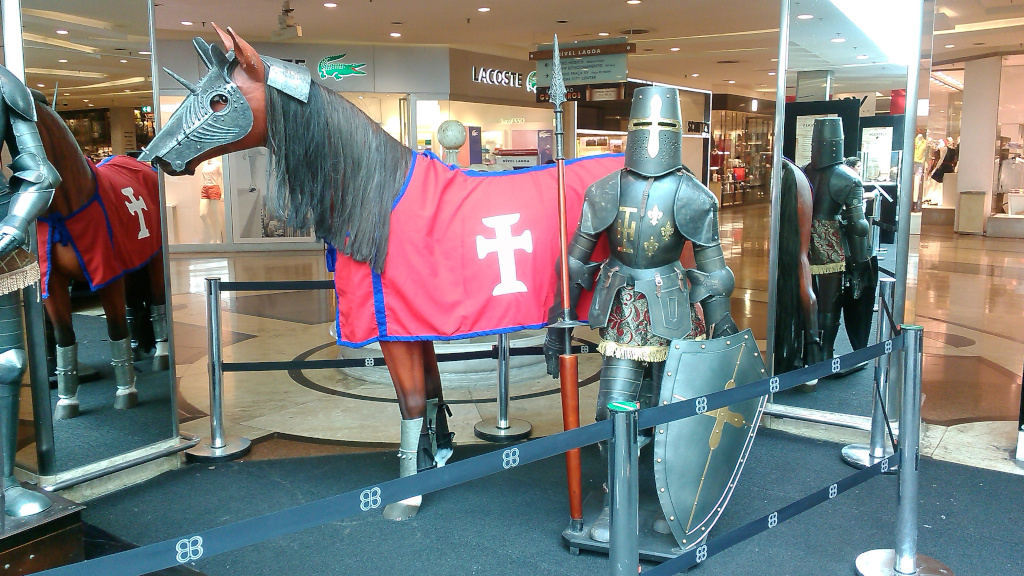
//> input picture imagens/imagem_01.jpg, 1024 x 576 px
$ ./trabHistFinal ../imagens/imagem_01.jpg   (built with g++ and OpenCV 4)
//> lines starting //> are read from the running program, lines starting //| are printed output that depends on the picture

#include "opencv2/highgui.hpp"
#include "opencv2/imgcodecs.hpp"
#include "opencv2/imgproc.hpp"
#include <iostream>
using namespace std;
using namespace cv;
int main(int argc, char** argv)
{
    CommandLineParser parser( argc, argv, "{@input | lena.jpg | input image}" );
    Mat src = imread( samples::findFile( parser.get<String>( "@input" ) ), IMREAD_COLOR );
//> src is the input picture: 576 rows x 1024 cols, CV_8UC3; mean B, G, R 121.9, 124.6, 124.6
    if( src.empty() )
    {
        return EXIT_FAILURE;
    }
    vector<Mat> bgr_planes;
    split( src, bgr_planes );
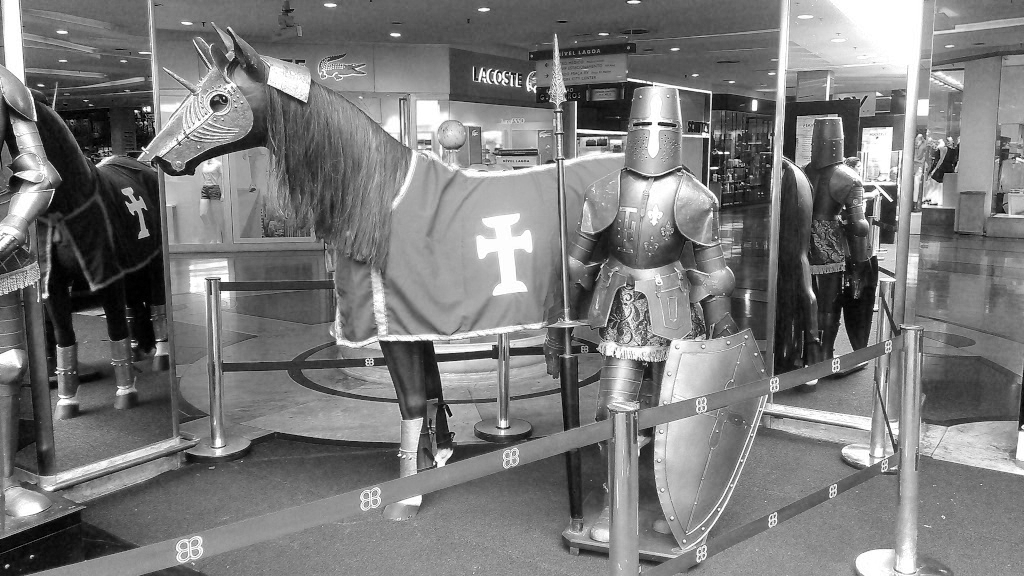
//> bgr_planes[0]: 576 rows x 1024 cols, CV_8UC1; min 0, max 255, mean 121.9
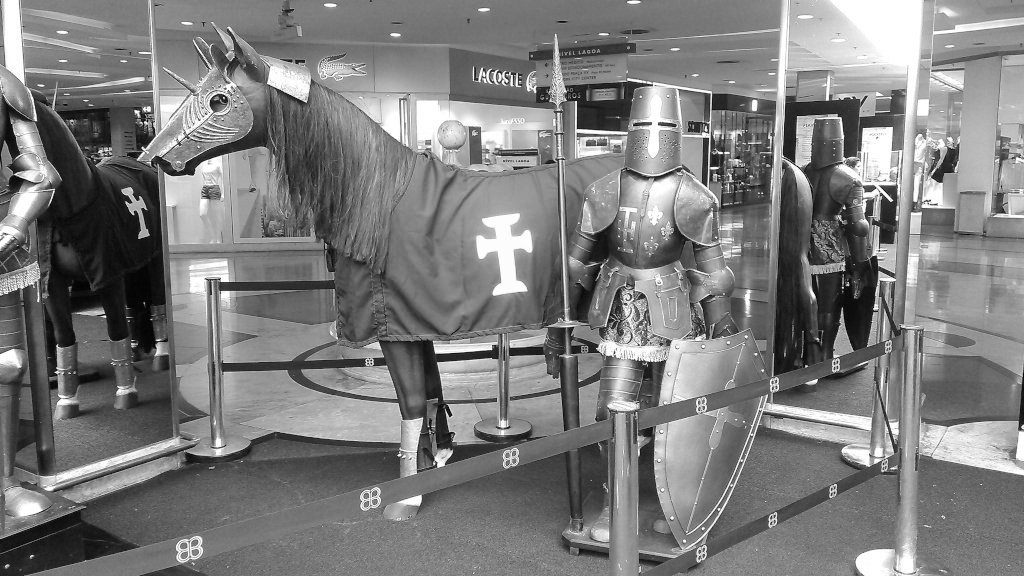
//> bgr_planes[1]: 576 rows x 1024 cols, CV_8UC1; min 0, max 255, mean 124.6
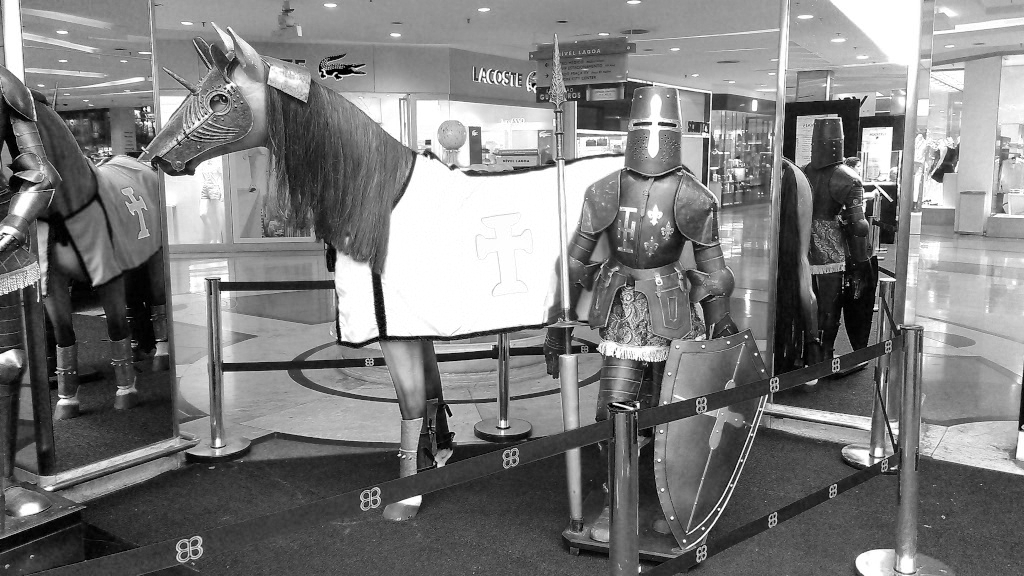
//> bgr_planes[2]: 576 rows x 1024 cols, CV_8UC1; min 0, max 255, mean 124.6
    int histSize = 256;
    float range[] = { 0, 256 }; //the upper boundary is exclusive
    const float* histRange = { range };
    bool uniform = true, accumulate = false;
    Mat b_hist, g_hist, r_hist;
    calcHist( &bgr_planes[0], 1, 0, Mat(), b_hist, 1, &histSize, &histRange, uniform, accumulate );
//> b_hist = 256 values, max 10276 at index 255, min 323 at index 1, mean 2304
    calcHist( &bgr_planes[1], 1, 0, Mat(), g_hist, 1, &histSize, &histRange, uniform, accumulate );
//> g_hist = 256 values, max 9569 at index 255, min 2 at index 1, mean 2304
    calcHist( &bgr_planes[2], 1, 0, Mat(), r_hist, 1, &histSize, &histRange, uniform, accumulate );
//> r_hist = 256 values, max 28018 at index 255, min 354 at index 1, mean 2304
    int hist_w = 512, hist_h = 400;
    int bin_w = cvRound( (double) hist_w/histSize );
    Mat histImage( hist_h, hist_w, CV_8UC3, Scalar( 0,0,0) );
    normalize(b_hist, b_hist, 0, histImage.rows, NORM_MINMAX, -1, Mat() );
//> b_hist = 256 values, max 400 at index 255, min 0 at index 1, mean 79.61
    normalize(g_hist, g_hist, 0, histImage.rows, NORM_MINMAX, -1, Mat() );
//> g_hist = 256 values, max 400 at index 255, min 0 at index 1, mean 96.25
    normalize(r_hist, r_hist, 0, histImage.rows, NORM_MINMAX, -1, Mat() );
//> r_hist = 256 values, max 400 at index 255, min 0 at index 1, mean 28.2
    for( int i = 1; i < histSize; i++ )
    {
        line( histImage, Point( bin_w*(i-1), hist_h - cvRound(b_hist.at<float>(i-1)) ),
              Point( bin_w*(i), hist_h - cvRound(b_hist.at<float>(i)) ),
              Scalar( 255, 0, 0), 2, 8, 0  );
        line( histImage, Point( bin_w*(i-1), hist_h - cvRound(g_hist.at<float>(i-1)) ),
              Point( bin_w*(i), hist_h - cvRound(g_hist.at<float>(i)) ),
              Scalar( 0, 255, 0), 2, 8, 0  );
        line( histImage, Point( bin_w*(i-1), hist_h - cvRound(r_hist.at<float>(i-1)) ),
              Point( bin_w*(i), hist_h - cvRound(r_hist.at<float>(i)) ),
              Scalar( 0, 0, 255), 2, 8, 0  );
    }
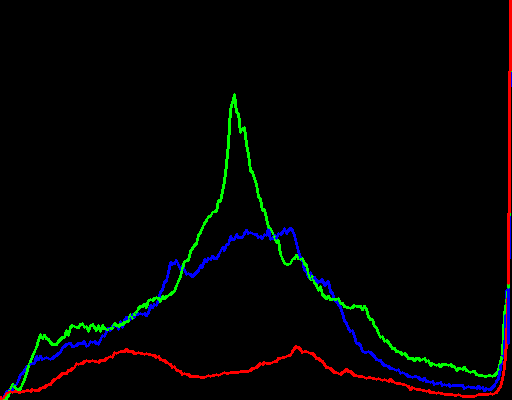
//> histImage: 400 rows x 512 cols, CV_8UC3; mean B, G, R 3.2, 3.8, 3.3
    imshow("Source image", src );
    imshow("calcHist Demo", histImage );
    waitKey();
    return EXIT_SUCCESS;
}
